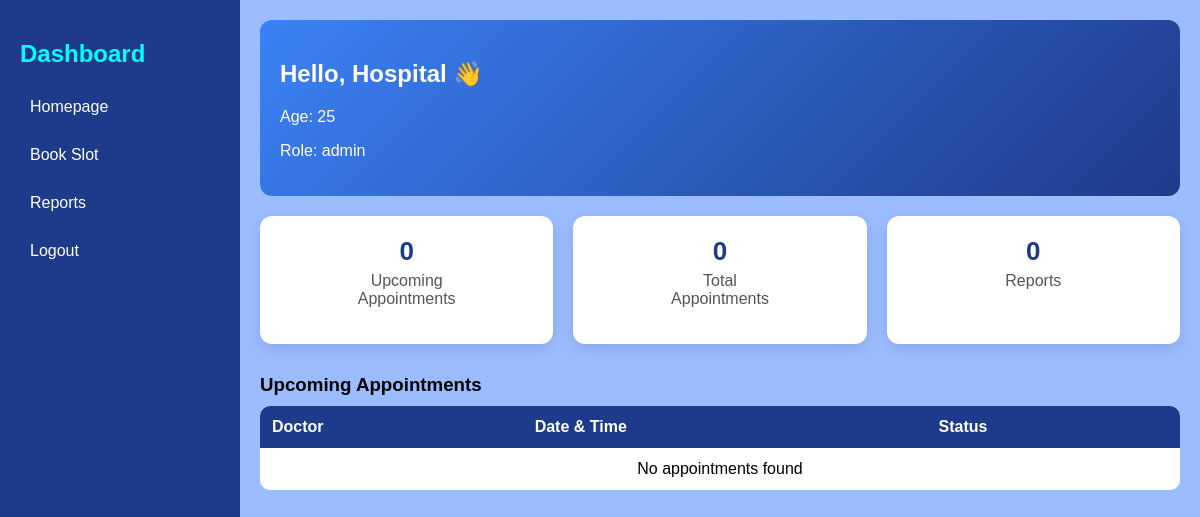
Screenshot of /patient_dashboard (signed in) with the database file from the repository.
### models.py (models this page shows)
class User(db.Model, UserMixin):
    id = db.Column(db.Integer,primary_key = True)
    username = db.Column(db.String(100))
    password = db.Column(db.String(100))
    email = db.Column(db.String(100), nullable = False)
    age = db.Column(db.Integer, nullable = True)
    role = db.Column(db.String(20), nullable = False)
    is_active_account = db.Column(db.Boolean, default=True)

### main.py (the view)
@app.route('/patient_dashboard')
def patient_dashboard():
    from datetime import date
    today = date.today().strftime('%Y-%m-%d')
    if not current_user.is_authenticated:
        return redirect(url_for('home'))
    appointments = db.session.query(Appointments, User)\
    .join(User, Appointments.doctor_id == User.id)\
    .filter(Appointments.patient_id == current_user.id)\
    .all()
    appointment_count = len(appointments)
    reports = Report.query.filter_by(patient_id = current_user.id).all()
    report_count = len(reports)
    upcoming_count = Appointments.query.filter(
        Appointments.patient_id == current_user.id,
        Appointments.status == "confirmed",
        Appointments.date >= today
    ).count()
    all_appts = Appointments.query.filter_by(patient_id=current_user.id).all()
    for a in all_appts:
        print(repr(a.status), repr(a.date), repr(today))
    return render_template(
        'patient_dashboard.html',
        user=current_user,
        appointments=appointments,
        appointment_count=appointment_count,
        report_count=report_count,
        upcoming_count = upcoming_count
    )

### main.py (called while the page is built)
@login_manager.user_loader
def load_user(user_id):
    return User.query.get(int(user_id))

### templates/patient_dashboard.html (shortened to what this page needs)
<!DOCTYPE html>
<html lang="en">
<head>
</head>
<body>
    <div class="sidebar">
        <h2 style="color: aqua;">Dashboard</h2>
        <a href="/homepage">Homepage</a>
        <a href="/book">Book Slot</a>
        <a href='/my_reports'>Reports</a>
        <a href="/logout">Logout</a>
    </div>
    <div class="main">
        <div class="welcome-card">
            <h2>Hello, {{ user.username }} 👋</h2>
            <p>Age: {{ user.age or "Not set" }}</p>
            <p>Role: {{ user.role }}</p>
        </div>
        <div class="stats">
            <div class="stat-box">
                <h3>{{ upcoming_count }}</h3>
                <p>Upcoming <br> Appointments</p>
            </div>
            <div class="stat-box">
                <h3>{{ appointment_count }}</h3>
                <p>Total <br> Appointments</p>
            </div>
            <div class="stat-box">
                <h3>{{ report_count }}</h3>
                <p>Reports</p>
            </div>
        </div>
        <div class="table-section">
            <h3>Upcoming Appointments</h3>
            <table>
                <tr>
                    <th>Doctor</th>
                    <th>Date & Time</th>
                    <th>Status</th>
                </tr>
                <tbody>
                    {% if appointments %}
                    {% for appt, doctor in appointments %}
                    <tr>
                        <td>Dr. {{ doctor.username }}</td>
                        <td>{{ appt.date }} ({{ appt.time }})</td>
                        <td>
                            <span class="status
        {% if appt.status.lower() == 'confirmed' %}status-confirmed
        {% elif appt.status.lower() == 'pending' %}status-pending
        {% elif appt.status.lower() == 'rejected' %}status-rejected
        {% endif %}">
                                {{ appt.status }}
                            </span>
                        </td>
                    </tr>
                    {% endfor %}
                    {% else %}
                    <tr>
                        <td colspan="3" style="text-align:center;">No appointments found</td>
                    </tr>
                    {% endif %}
                </tbody>
            </table>
        </div>
    </div>
</body>
</html>

### templates/patient_dashboard.html (style rules this page uses)
body { margin: 0; font-family: Arial; display: flex; font-family: 'Poppins', sans-serif; background: #9bbcff; }
.sidebar { width: 200px; height: 100vh; background: #1E3A8A; color: white; padding: 20px; position: fixed; top: 0; left: 0; }
.sidebar a { display: block; color: white; margin: 10px 0; text-decoration: none; padding: 10px; border-radius: 8px; transition: all 0.25s ease-in-out; }
.main { flex: 1; padding: 20px; margin-left: 240px; }
.welcome-card { background: linear-gradient(135deg, #3B82F6, #1E3A8A); color: white; padding: 20px; border-radius: 12px; margin-bottom: 20px; position: relative; }
.stats { display: flex; gap: 20px; }
.stat-box { flex: 1; background: white; padding: 20px; border-radius: 12px; text-align: center; box-shadow: 0 5px 15px rgba(0, 0, 0, 0.1); transition: 0.3s; }
.stat-box h3 { margin: 0; font-size: 26px; color: #1E3A8A; }
.stat-box p { margin-top: 5px; color: #555; }
.table-section { margin-top: 30px; }
.table-section h3 { margin-bottom: 10px; }
table { width: 100%; border-collapse: collapse; background: white; border-radius: 10px; overflow: hidden; }
th, td { padding: 12px; text-align: left; }
th { background: #1E3A8A; color: white; }

### rows the page displays
User: username "Hospital", age "25", role "admin"

### other values shown
{{ upcoming_count }} "0"
{{ appointment_count }} "0"
{{ report_count }} "0"
